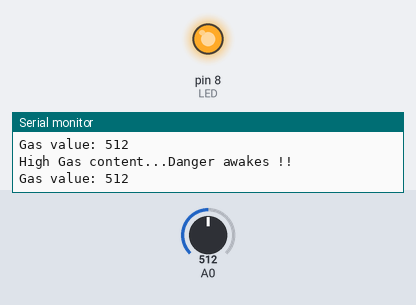
The sketch below on a simulated Arduino Uno, built with avr-gcc and run on an emulated ATmega328P. Shown: output pins drawn as LEDs (lit = HIGH), the last lines printed to the serial monitor. The inputs (shaded band) are chosen by the test bench; at power-on: A0 = 512.

Above: at 1.9 s.
2.0 s: A0 set to 313
4.4 s: A0 set to 286
At 5.7 s:
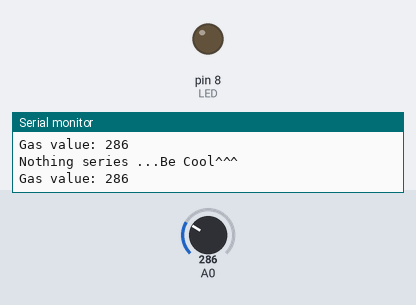
8.0 s: A0 set to 306
At 10.3 s:
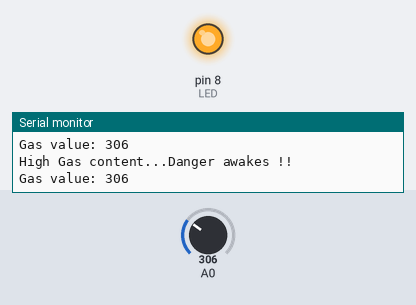
11.3 s: A0 set to 290
At 14.1 s:
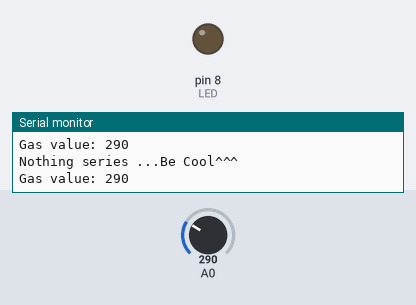
Timing chart, 0 to 15.6 s (numbered marks = the images above; inputs shaded):
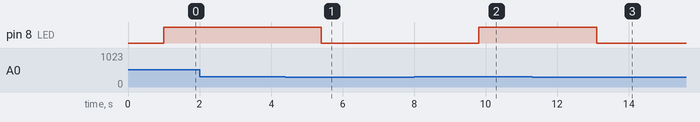

Measured:
- the behaviour switches between 300 and 299 on A0 (found by bisection; images 0 and 1)
- after the input at 4.4 s, pin 8 (LED): HIGH → LOW after 1.0 s
- after the input at 8.0 s, pin 8 (LED): LOW → HIGH after 1.8 s
- after the input at 11.3 s, pin 8 (LED): HIGH → LOW after 1.8 s

The sketch:

gas_final.ino
```cpp
int LED = 8;
void setup()
{
pinMode(LED,OUTPUT);
  Serial.begin(9600);
}
void loop()
{
int output;
output=analogRead(0);
Serial.print("Gas value: ");
Serial.println(output,DEC);
delay(1000);
if (output >= 300)
{
  Serial.println("High Gas content...Danger awakes !!  ");
  digitalWrite(LED,HIGH);
}
else
{
Serial.println("Nothing series ...Be Cool^^^");
digitalWrite(LED,LOW);
}
delay(100);
}
```
